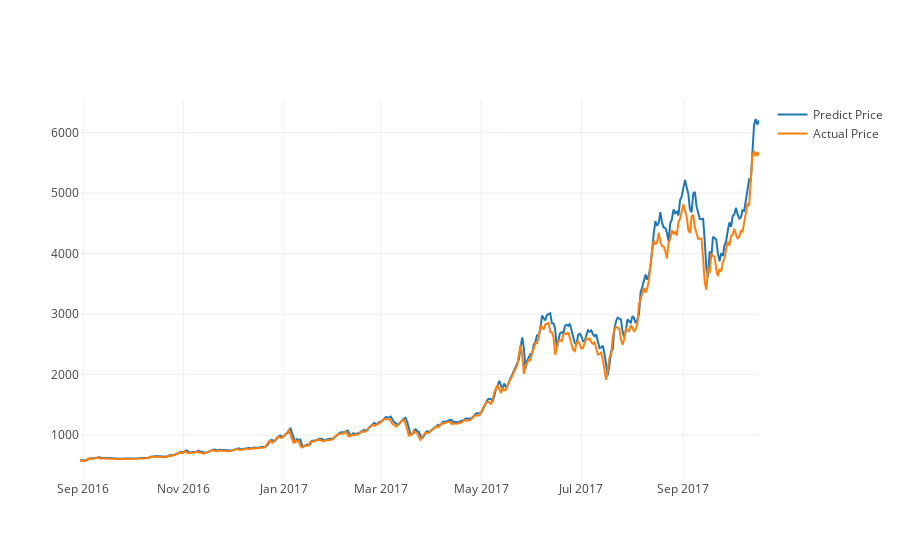

The notebook cell saved with this chart:
### Markdown cell above
#### Plot predicted and actual line graph with X=dates, Y=USD

### Code cell
actual_chart = go.Scatter(x=predictDates, y=testY_reshape, name= 'Actual Price')
predict_chart = go.Scatter(x=predictDates, y=yhat_reshape, name= 'Predict Price')
py.iplot([predict_chart, actual_chart])

### Figure 1 — Plotly figure (JSON) as saved in the notebook; plotly's stock layout.template omitted (floating-point values rounded to 4 significant figures; data arrays with more than 128 entries replaced by an {"elided": "..."} marker saying what was removed)
{"data": [{"name": "Predict Price", "type": "scatter", "x": {"elided": "414 str values"}, "y": {"elided": "414 float values"}}, {"name": "Actual Price", "type": "scatter", "x": {"elided": "414 str values"}, "y": {"elided": "414 float values"}}], "layout": {}}
